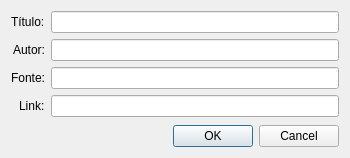
<?xml version="1.0" encoding="UTF-8"?>
<ui version="4.0">
 <class>VideoWindow</class>
 <widget class="QDialog" name="VideoWindow">
  <property name="geometry">
   <rect>
    <x>0</x>
    <y>0</y>
    <width>350</width>
    <height>158</height>
   </rect>
  </property>
  <property name="windowTitle">
   <string>VideoWindow</string>
  </property>
  <layout class="QGridLayout" name="gridLayout_2">
   <item row="0" column="0">
    <layout class="QGridLayout" name="gridLayout">
     <item row="0" column="0">
      <layout class="QFormLayout" name="formLayout">
       <property name="labelAlignment">
        <set>Qt::AlignRight|Qt::AlignTrailing|Qt::AlignVCenter</set>
       </property>
       <item row="0" column="0">
        <widget class="QLabel" name="label">
         <property name="text">
          <string>Título:</string>
         </property>
        </widget>
       </item>
       <item row="0" column="1">
        <widget class="QLineEdit" name="lineEdit"/>
       </item>
       <item row="1" column="0">
        <widget class="QLabel" name="label_2">
         <property name="text">
          <string>Autor:</string>
         </property>
        </widget>
       </item>
       <item row="1" column="1">
        <widget class="QLineEdit" name="lineEdit_2"/>
       </item>
       <item row="2" column="0">
        <widget class="QLabel" name="label_3">
         <property name="text">
          <string>Fonte:</string>
         </property>
        </widget>
       </item>
       <item row="2" column="1">
        <widget class="QLineEdit" name="lineEdit_3"/>
       </item>
       <item row="3" column="1">
        <widget class="QLineEdit" name="lineEdit_4"/>
       </item>
       <item row="3" column="0">
        <widget class="QLabel" name="label_4">
         <property name="text">
          <string>Link:</string>
         </property>
        </widget>
       </item>
      </layout>
     </item>
     <item row="1" column="0">
      <widget class="QDialogButtonBox" name="buttonBox">
       <property name="orientation">
        <enum>Qt::Horizontal</enum>
       </property>
       <property name="standardButtons">
        <set>QDialogButtonBox::Cancel|QDialogButtonBox::Ok</set>
       </property>
      </widget>
     </item>
    </layout>
   </item>
  </layout>
 </widget>
 <resources/>
 <connections>
  <connection>
   <sender>buttonBox</sender>
   <signal>accepted()</signal>
   <receiver>VideoWindow</receiver>
   <slot>accept()</slot>
   <hints>
    <hint type="sourcelabel">
     <x>248</x>
     <y>254</y>
    </hint>
    <hint type="destinationlabel">
     <x>157</x>
     <y>274</y>
    </hint>
   </hints>
  </connection>
  <connection>
   <sender>buttonBox</sender>
   <signal>rejected()</signal>
   <receiver>VideoWindow</receiver>
   <slot>reject()</slot>
   <hints>
    <hint type="sourcelabel">
     <x>316</x>
     <y>260</y>
    </hint>
    <hint type="destinationlabel">
     <x>286</x>
     <y>274</y>
    </hint>
   </hints>
  </connection>
 </connections>
</ui>
